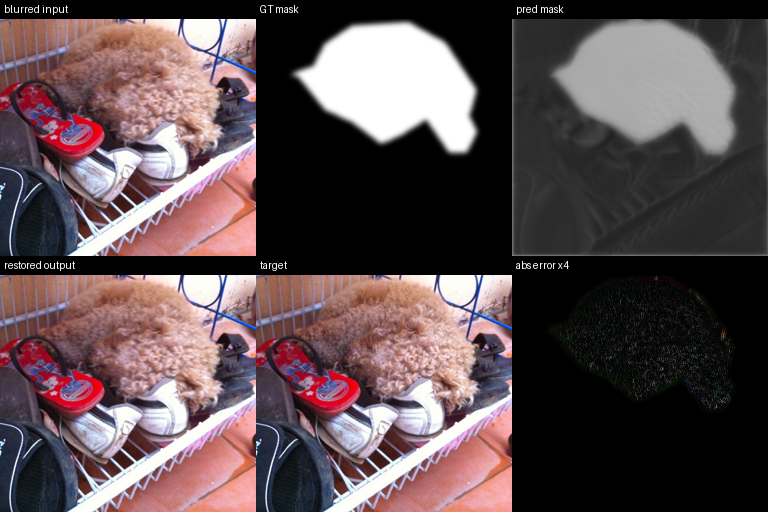
#> input picture report/assets/fig_baseline_good.png, 768 x 512 px
$ python -i mask_head.py   (imports and definitions only)
#> lines starting #> are read from the running program, lines starting #| are printed output that depends on the picture
#> further down, picture is the input picture: PIL image 768x512 RGB; mean R, G, B 93, 77.4, 80.3
### local_deblur/data/transforms.py
"""Image loading and conversion helpers."""

from __future__ import annotations

from pathlib import Path

import numpy as np
from PIL import Image


def load_rgb(path: str | Path) -> Image.Image:
    return Image.open(path).convert("RGB")


def load_mask(path: str | Path) -> Image.Image:
    return Image.open(path).convert("L")


# [5 lines left out: function save_image, not called in this run]


def image_to_array(image: Image.Image) -> np.ndarray:
    return np.asarray(image.convert("RGB"), dtype=np.float32) / 255.0


def mask_to_array(mask: Image.Image) -> np.ndarray:
    return np.asarray(mask.convert("L"), dtype=np.float32) / 255.0


def array_to_image(array: np.ndarray) -> Image.Image:
    clipped = np.clip(array, 0.0, 1.0)
    return Image.fromarray((clipped * 255.0 + 0.5).astype(np.uint8))


def resize_to(image: Image.Image, size: int = 512, *, is_mask: bool = False) -> Image.Image:
    resample = Image.Resampling.NEAREST if is_mask else Image.Resampling.BICUBIC
    return image.resize((size, size), resample)

### local_deblur/models/mask_head.py
"""Lightweight blur-mask head interfaces."""

from __future__ import annotations

import numpy as np
from PIL import Image, ImageFilter, ImageOps

from local_deblur.data.transforms import array_to_image, image_to_array


class LightweightMaskHead:
    """Predicts blur likelihood maps from intermediate features or image cues.

    Full training should attach this head to ControlNet encoder features and optimize
    it with BCE against the known blur mask. The fallback implementation uses local
    high-frequency residuals so smoke runs can exercise the same output contract.
    """

    def __init__(self, threshold: float = 0.12):
        self.threshold = threshold

    def __call__(self, image: Image.Image, features: np.ndarray | None = None) -> Image.Image:
        if features is not None:
            score = np.asarray(features, dtype=np.float32)
            if score.ndim == 3:
                score = score.mean(axis=-1)
            score = score - float(score.min())
            score = score / (float(score.max()) + 1e-8)
            return array_to_image(score).convert("L")

        rgb = image.convert("RGB")
        low_pass = rgb.filter(ImageFilter.GaussianBlur(radius=2.0))
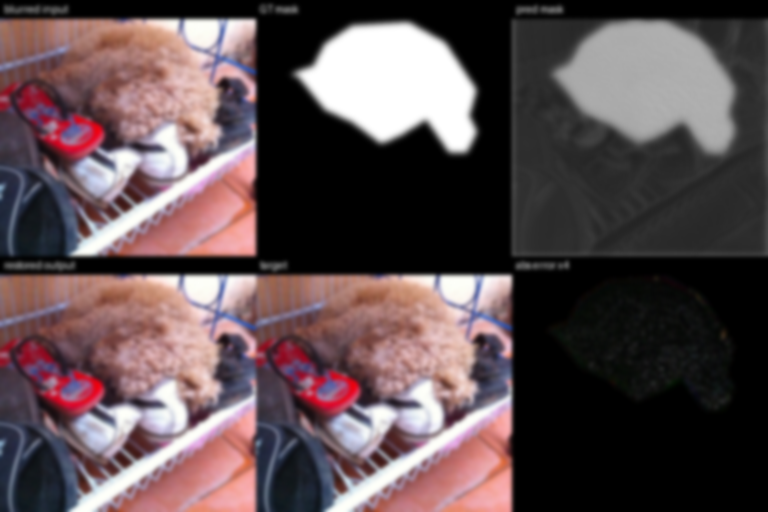
#> low_pass: PIL image 768x512 RGB; mean R, G, B 93, 77.4, 80.3
        residual = np.abs(image_to_array(rgb) - image_to_array(low_pass)).mean(axis=-1)
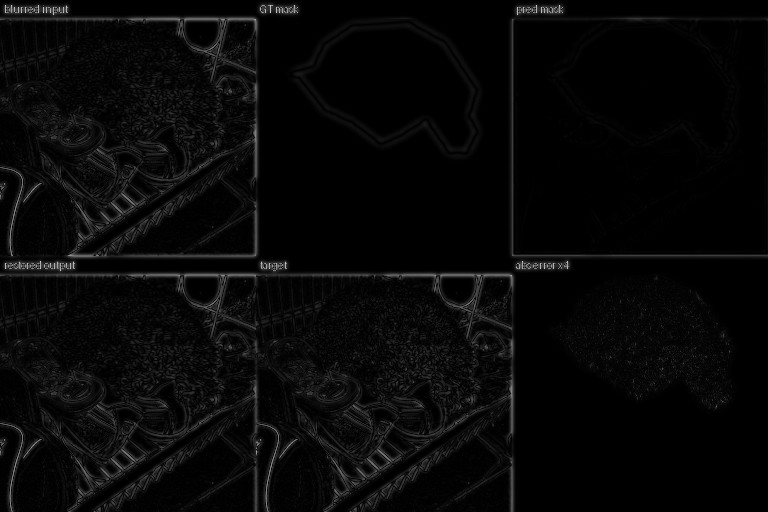
#> residual: shape (512, 768) float32; min 0, max 0.831, mean 0.0321
        inverse_detail = 1.0 - (residual / (float(residual.max()) + 1e-8))
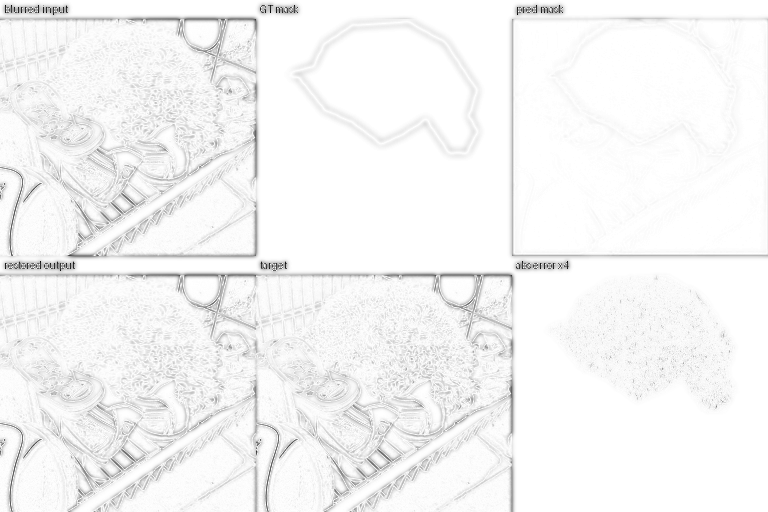
#> inverse_detail: shape (512, 768) float32; min 0, max 1, mean 0.961
        soft = np.clip((inverse_detail - self.threshold) / max(1e-6, 1.0 - self.threshold), 0.0, 1.0)
        mask = array_to_image(soft).convert("L")
        return ImageOps.autocontrast(mask).filter(ImageFilter.GaussianBlur(radius=1.0))

>>> from PIL import Image
>>> picture = Image.open('../../report/assets/fig_baseline_good.png')
>>> result = LightweightMaskHead()(picture)

$ run again, on report/assets/fig_baseline_hard.png
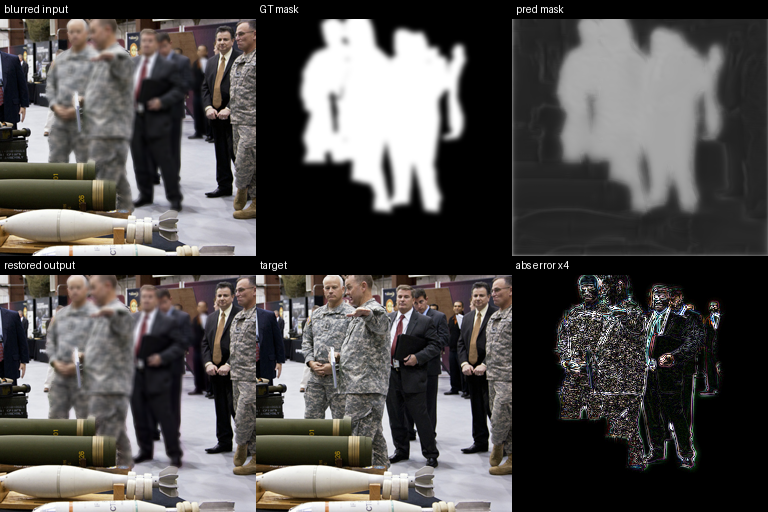
#> input picture report/assets/fig_baseline_hard.png, 768 x 512 px
#> picture is the input picture: PIL image 768x512 RGB; mean R, G, B 80.6, 78, 76.6
#> in __call__, `residual = np.abs(image_to_array(rgb) - image_to_array(low_pass)).mean..`:
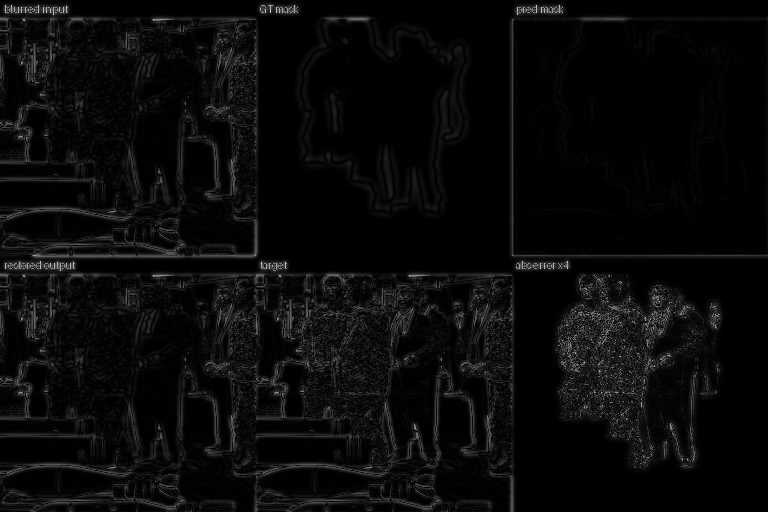
#> residual: shape (512, 768) float32; min 0, max 0.831, mean 0.0397
#> in __call__, `inverse_detail = 1.0 - (residual / (float(residual.max()) + 1e-8))`:
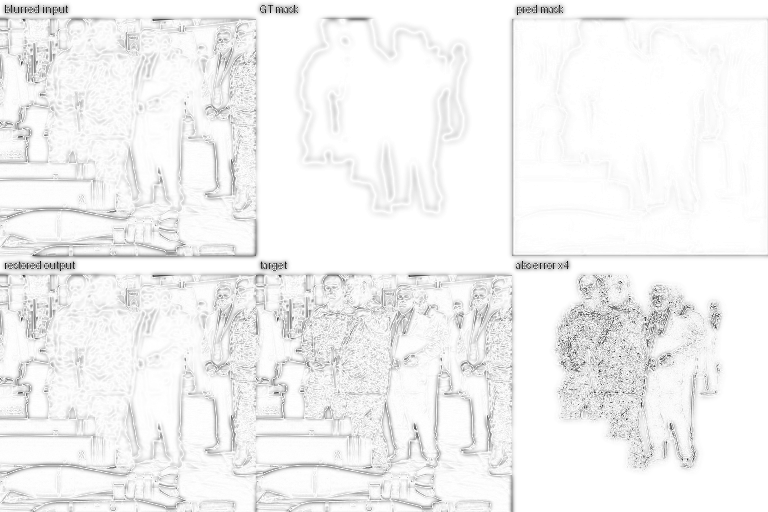
#> inverse_detail: shape (512, 768) float32; min 0, max 1, mean 0.952

$ run again, on report/assets/fig_nafnet_direct.png
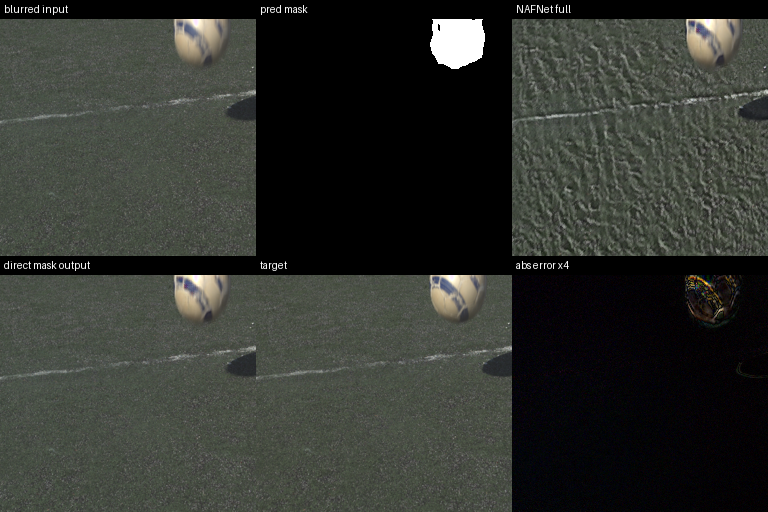
#> input picture report/assets/fig_nafnet_direct.png, 768 x 512 px
#> picture is the input picture: PIL image 768x512 RGB; mean R, G, B 50.1, 52.7, 47.6
#> in __call__, `residual = np.abs(image_to_array(rgb) - image_to_array(low_pass)).mean..`:
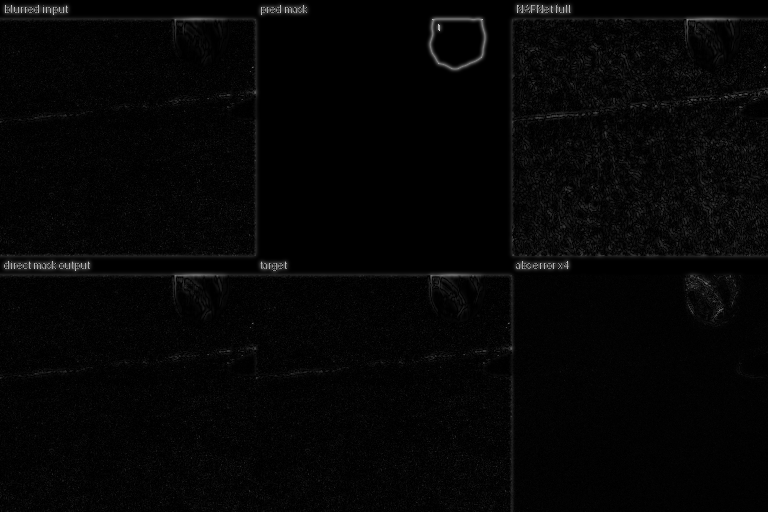
#> residual: shape (512, 768) float32; min 0, max 0.816, mean 0.022
#> in __call__, `inverse_detail = 1.0 - (residual / (float(residual.max()) + 1e-8))`:
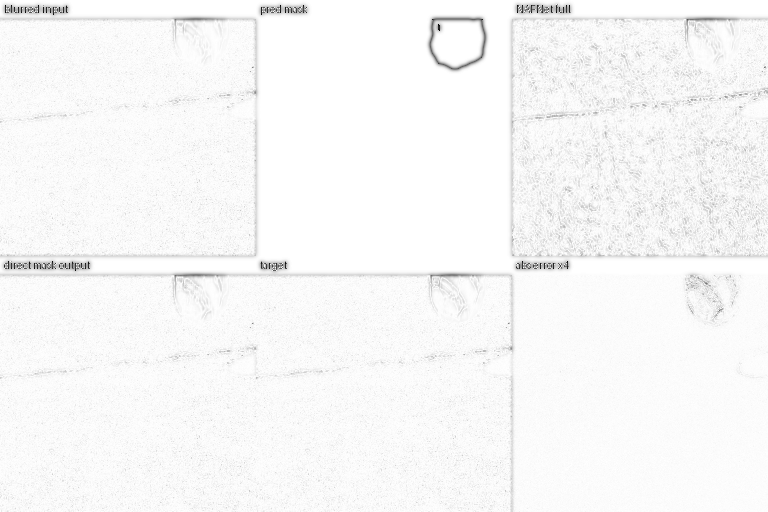
#> inverse_detail: shape (512, 768) float32; min 0, max 1, mean 0.973
